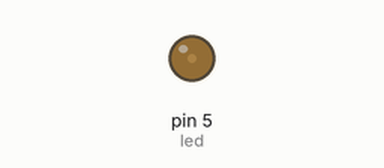
Recording of a sketch running on a simulated Arduino Uno, built with avr-gcc and run on an emulated ATmega328P. Parts: output pins drawn as LEDs (lit = HIGH).

Above: at 0.05 s.
At 0.15 s:
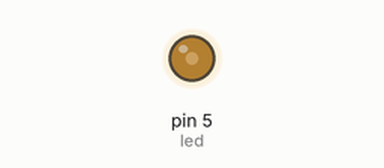
Timing chart, 0 to 3.0 s (numbered marks = the images above):
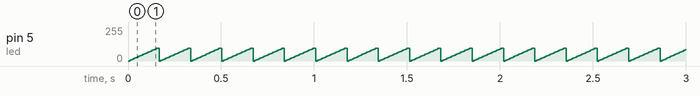

The sketch:

brighten.ino
```cpp
int led = 5;         // the PWM pin the LED is attached to
int brightness = 0;  // how bright the LED is
int light = 5;  // how many points to light up the LED by

void setup() {
  pinMode(led, OUTPUT);
}

void loop() {
  while(brightness<100){
  analogWrite(led, brightness);
  delay(8);
  brightness = brightness + light;
  }

  if (brightness == 100 || brightness > 100) {
  brightness = 0;
  }
  delay(8);
}
```
